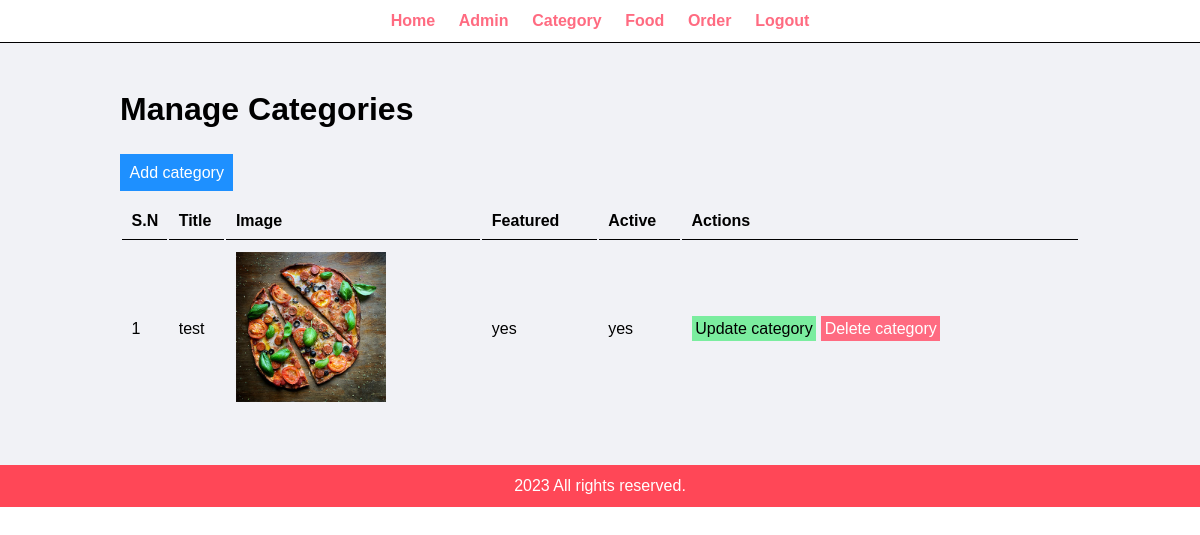
Screenshot of /admin/manage-category.php (signed in) with the database file from the repository.
### tables this page shows
CREATE TABLE `tbl_category` (
  `id` int UNSIGNED NOT NULL,
  `title` varchar(100) NOT NULL,
  `image_name` varchar(255) NOT NULL,
  `featured` varchar(10) NOT NULL,
  `active` varchar(10) NOT NULL
);

### admin/manage-category.php (the view, shortened to what this page needs)
<?php include_once('partials/header.php') ?>
<div class="main-content">
    <div class="wrapper">
        <h1>Manage Categories</h1>
        <br /><br />
        <a href="add-category.php" class=" btn-primary">Add category</a>
        <br /><br />
        <table class="tbl-full">
            <tr>
                <th>S.N</th>
                <th>Title</th>
                <th>Image</th>
                <th>Featured</th>
                <th>Active</th>
                <th>Actions</th>
            </tr>
            <?php
            $sn = 1;
            $sql = "SELECT * FROM tbl_category";
            $q = $db->query($sql);
            $categories = $q->fetchAll();
            ?>
            <?php foreach ($categories as $category) : ?>
                <tr>
                    <td><?= $sn++ ?></td>
                    <td><?= $category['title'] ?></td>
                    <td>
                        <img src="<?= SITEURL; ?>images/category/<?= $category['image_name']; ?>" alt="<?= $category['title'] ?>" class="img-w-100">
                    </td>
                    <td><?= $category['featured'] ?></td>
                    <td><?= $category['active'] ?></td>
                    <td>
                        <a href="<?= SITEURL; ?>admin/update-category.php?id=<?= $category['id']; ?>" class="btn-secondary">Update category</a>
                        <a href="<?= SITEURL; ?>admin/delete-category.php?id=<?= $category['id']; ?>&image_name=<?= $category['image_name']; ?>" class="btn-danger">Delete category</a>
                    </td>
                </tr>
            <?php endforeach; ?>
        </table>
    </div>
</div>
<?php include_once('partials/footer.php') ?>

### css/admin.css (style rules this page uses)
* { margin: 0; padding: 0; font-family: Arial, 'Arial Narrow', sans-serif; }
.wrapper { padding:1%; width:80%; margin: 0 auto; }
.tbl-full { width: 100%; }
table tr th { border-bottom: 1px solid black; padding: 1%; text-align: left; }
table tr td { padding: 1%; }
.btn-primary { background-color: #1e90ff; padding: 1%; color: #fff; text-decoration: none; }
.btn-secondary { background-color: #7bed9f; padding: 1%; color: #000000; text-decoration: none; }
.btn-danger { background-color: #ff6b81; padding: 1%; color: #fff; text-decoration: none; }
.main-content { background-color: #f1f2f6; padding: 3% 0; }
.img-w-100 { width: 150px; }

### rows the page displays
tbl_category: title "test", image_name (picture), featured "yes", active "yes"
